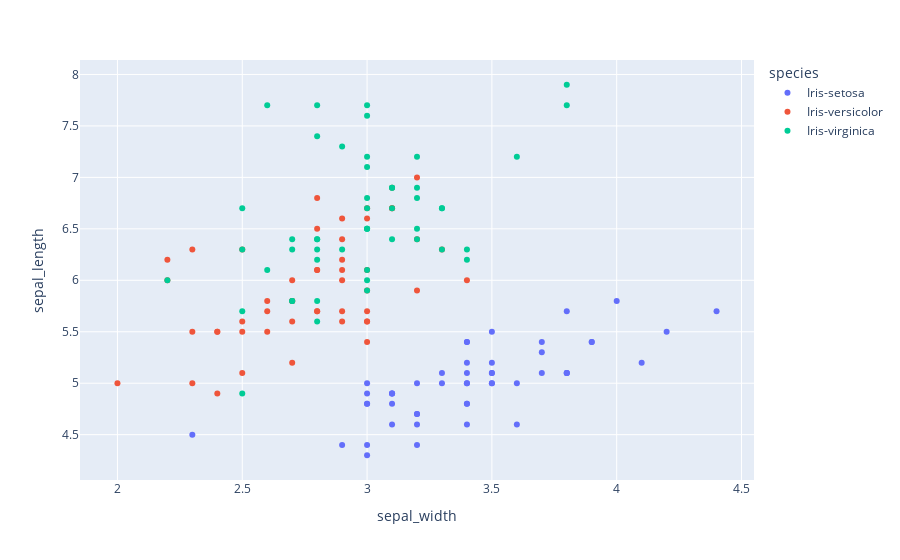

Write notebook code for a chart like this one.
### Markdown cell above
### Scatter plot 
- plot `species` on the basis of "sepal_length" and "sepal_width"

### Code cell
px.scatter(df, x = "sepal_width", y = "sepal_length", color = "species")

### Figure 1 — Plotly figure (JSON) as saved in the notebook; plotly's stock layout.template omitted (floating-point values rounded to 4 significant figures)
{"data": [{"hovertemplate": "species=Iris-setosa<br>sepal_width=%{x}<br>sepal_length=%{y}<extra></extra>", "legendgroup": "Iris-setosa", "marker": {"color": "#636efa", "symbol": "circle"}, "mode": "markers", "name": "Iris-setosa", "orientation": "v", "showlegend": true, "type": "scatter", "x": [3.5, 3, 3.2, 3.1, 3.6, 3.9, 3.4, 3.4, 2.9, 3.1, 3.7, 3.4, 3, 3, 4, 4.4, 3.9, 3.5, 3.8, 3.8, 3.4, 3.7, 3.6, 3.3, 3.4, 3, 3.4, 3.5, 3.4, 3.2, 3.1, 3.4, 4.1, 4.2, 3.1, 3.2, 3.5, 3.1, 3, 3.4, 3.5, 2.3, 3.2, 3.5, 3.8, 3, 3.8, 3.2, 3.7, 3.3], "xaxis": "x", "y": [5.1, 4.9, 4.7, 4.6, 5, 5.4, 4.6, 5, 4.4, 4.9, 5.4, 4.8, 4.8, 4.3, 5.8, 5.7, 5.4, 5.1, 5.7, 5.1, 5.4, 5.1, 4.6, 5.1, 4.8, 5, 5, 5.2, 5.2, 4.7, 4.8, 5.4, 5.2, 5.5, 4.9, 5, 5.5, 4.9, 4.4, 5.1, 5, 4.5, 4.4, 5, 5.1, 4.8, 5.1, 4.6, 5.3, 5], "yaxis": "y"}, {"hovertemplate": "species=Iris-versicolor<br>sepal_width=%{x}<br>sepal_length=%{y}<extra></extra>", "legendgroup": "Iris-versicolor", "marker": {"color": "#EF553B", "symbol": "circle"}, "mode": "markers", "name": "Iris-versicolor", "orientation": "v", "showlegend": true, "type": "scatter", "x": [3.2, 3.2, 3.1, 2.3, 2.8, 2.8, 3.3, 2.4, 2.9, 2.7, 2, 3, 2.2, 2.9, 2.9, 3.1, 3, 2.7, 2.2, 2.5, 3.2, 2.8, 2.5, 2.8, 2.9, 3, 2.8, 3, 2.9, 2.6, 2.4, 2.4, 2.7, 2.7, 3, 3.4, 3.1, 2.3, 3, 2.5, 2.6, 3, 2.6, 2.3, 2.7, 3, 2.9, 2.9, 2.5, 2.8], "xaxis": "x", "y": [7, 6.4, 6.9, 5.5, 6.5, 5.7, 6.3, 4.9, 6.6, 5.2, 5, 5.9, 6, 6.1, 5.6, 6.7, 5.6, 5.8, 6.2, 5.6, 5.9, 6.1, 6.3, 6.1, 6.4, 6.6, 6.8, 6.7, 6, 5.7, 5.5, 5.5, 5.8, 6, 5.4, 6, 6.7, 6.3, 5.6, 5.5, 5.5, 6.1, 5.8, 5, 5.6, 5.7, 5.7, 6.2, 5.1, 5.7], "yaxis": "y"}, {"hovertemplate": "species=Iris-virginica<br>sepal_width=%{x}<br>sepal_length=%{y}<extra></extra>", "legendgroup": "Iris-virginica", "marker": {"color": "#00cc96", "symbol": "circle"}, "mode": "markers", "name": "Iris-virginica", "orientation": "v", "showlegend": true, "type": "scatter", "x": [3.3, 2.7, 3, 2.9, 3, 3, 2.5, 2.9, 2.5, 3.6, 3.2, 2.7, 3, 2.5, 2.8, 3.2, 3, 3.8, 2.6, 2.2, 3.2, 2.8, 2.8, 2.7, 3.3, 3.2, 2.8, 3, 2.8, 3, 2.8, 3.8, 2.8, 2.8, 2.6, 3, 3.4, 3.1, 3, 3.1, 3.1, 3.1, 2.7, 3.2, 3.3, 3, 2.5, 3, 3.4, 3], "xaxis": "x", "y": [6.3, 5.8, 7.1, 6.3, 6.5, 7.6, 4.9, 7.3, 6.7, 7.2, 6.5, 6.4, 6.8, 5.7, 5.8, 6.4, 6.5, 7.7, 7.7, 6, 6.9, 5.6, 7.7, 6.3, 6.7, 7.2, 6.2, 6.1, 6.4, 7.2, 7.4, 7.9, 6.4, 6.3, 6.1, 7.7, 6.3, 6.4, 6, 6.9, 6.7, 6.9, 5.8, 6.8, 6.7, 6.7, 6.3, 6.5, 6.2, 5.9], "yaxis": "y"}], "layout": {"legend": {"title": {"text": "species"}, "tracegroupgap": 0}, "margin": {"t": 60}, "xaxis": {"anchor": "y", "domain": [0, 1], "title": {"text": "sepal_width"}}, "yaxis": {"anchor": "x", "domain": [0, 1], "title": {"text": "sepal_length"}}}}
